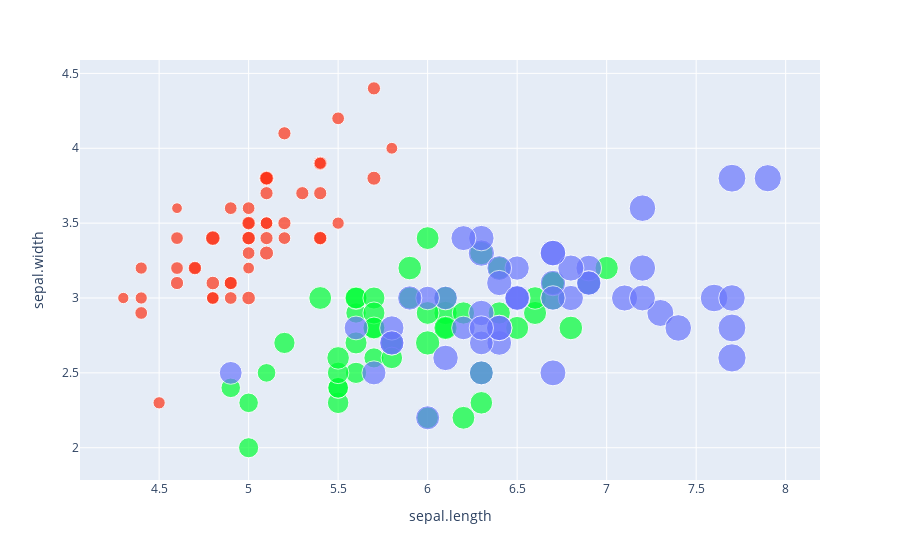
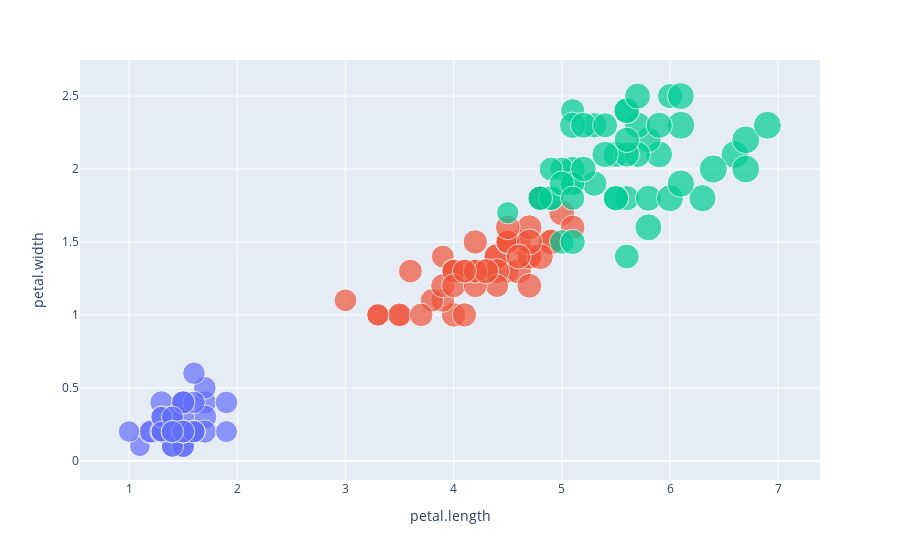
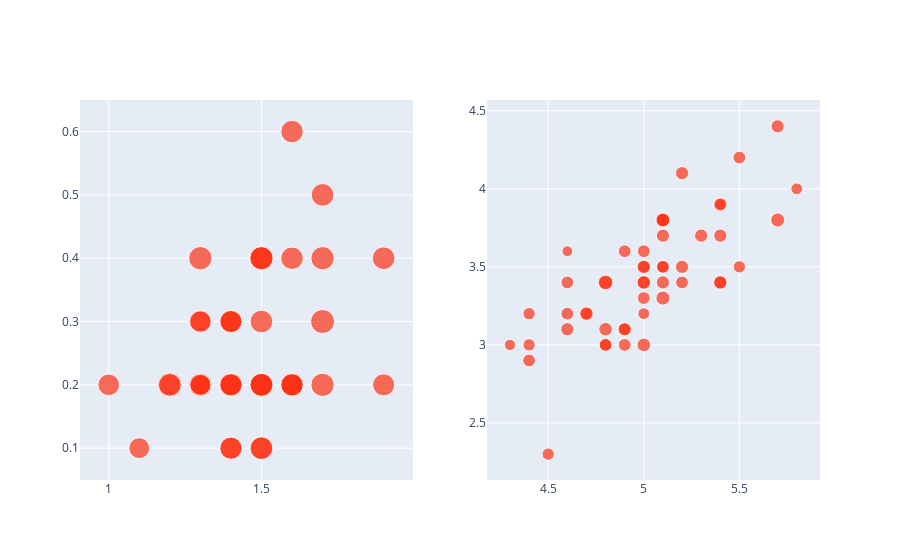

Notebook code cell kept with these figures, in order:
### Code cell
# %%
import plotly.io as pio
import pandas as pd
from plotly.subplots import make_subplots
import webbrowser
import pandas as pd
from plotly.subplots import make_subplots
import webbrowser
import plotly.express as px
import plotly.graph_objects as go
df = pd.read_csv('iris.csv')
df
# %%

# Create the first scatter plot
fig1 = px.scatter(df, x='sepal.length', y='sepal.width',
                  color='variety', size='petal.length', hover_data=['petal.width'],
                  # Change palette t
                  color_discrete_sequence=px.colors.qualitative.Light24,
                )
fig1.update_layout(showlegend=False)


# Create the second scatter plot
fig2 = px.scatter(df, x='petal.length', y='petal.width',
                  color='variety', size='sepal.length',
                  hover_data=['sepal.width'],
                  
                  )
fig2.update_layout(showlegend=False)
fig1.show()
fig2.show()
# %%

# Create a subplot with 1 row and 2 columns
fig3 = make_subplots(rows=1, cols=2,)
fig4 = px.scatter(df, x='sepal.length', y='sepal.width',
                  color='variety', size='petal.length',
                  hover_data=['petal.width'],
                  color_discrete_sequence=px.colors.qualitative.Light24,
                  )

# Create the second scatter plot
fig5 = px.scatter(df, x='petal.length', y='petal.width',
                  color='variety', size='sepal.length',
                  color_discrete_sequence=px.colors.qualitative.Light24,
                  hover_data=['sepal.width'],
                  )

# Add the first scatter plot to the subplot
fig3.add_trace(go.Scatter(fig5.data[0]), row=1, col=1)

# Add the second scatter plot to the subplot
fig3.add_trace(go.Scatter(fig4.data[0]), row=1, col=2)
fig3.update_layout(showlegend=False)

# Show the combined figure
fig3.show(legend=False)

# %%
fig4 = px.scatter_3d(df, x='sepal.length', y='sepal.width', z='petal.length',
                     size='petal.length', color="variety", hover_data=['petal.width'])
fig4

# Write the frame to an HTML file
pio.write_html(fig1, file='frame1.html', auto_open=False)
pio.write_html(fig2, file='frame2.html', auto_open=False)
pio.write_html(fig3, file='frame3.html', auto_open=False)
pio.write_html(fig4, file='frame4.html', auto_open=False)
# Open the frames.html file in the default web browser
webbrowser.get('safari').open('frames.html')

### Figure 1 — Plotly figure (JSON) as saved in the notebook; plotly's stock layout.template omitted (floating-point values rounded to 4 significant figures)
{"data": [{"customdata": [[0.2], [0.2], [0.2], [0.2], [0.2], [0.4], [0.3], [0.2], [0.2], [0.1], [0.2], [0.2], [0.1], [0.1], [0.2], [0.4], [0.4], [0.3], [0.3], [0.3], [0.2], [0.4], [0.2], [0.5], [0.2], [0.2], [0.4], [0.2], [0.2], [0.2], [0.2], [0.4], [0.1], [0.2], [0.2], [0.2], [0.2], [0.1], [0.2], [0.2], [0.3], [0.3], [0.2], [0.6], [0.4], [0.3], [0.2], [0.2], [0.2], [0.2]], "hovertemplate": "variety=Setosa<br>sepal.length=%{x}<br>sepal.width=%{y}<br>petal.length=%{marker.size}<br>petal.width=%{customdata[0]}<extra></extra>", "legendgroup": "Setosa", "marker": {"color": "#FD3216", "size": [1.4, 1.4, 1.3, 1.5, 1.4, 1.7, 1.4, 1.5, 1.4, 1.5, 1.5, 1.6, 1.4, 1.1, 1.2, 1.5, 1.3, 1.4, 1.7, 1.5, 1.7, 1.5, 1, 1.7, 1.9, 1.6, 1.6, 1.5, 1.4, 1.6, 1.6, 1.5, 1.5, 1.4, 1.5, 1.2, 1.3, 1.4, 1.3, 1.5, 1.3, 1.3, 1.3, 1.6, 1.9, 1.4, 1.6, 1.4, 1.5, 1.4], "sizemode": "area", "sizeref": 0.01725, "symbol": "circle"}, "mode": "markers", "name": "Setosa", "orientation": "v", "showlegend": true, "type": "scatter", "x": [5.1, 4.9, 4.7, 4.6, 5, 5.4, 4.6, 5, 4.4, 4.9, 5.4, 4.8, 4.8, 4.3, 5.8, 5.7, 5.4, 5.1, 5.7, 5.1, 5.4, 5.1, 4.6, 5.1, 4.8, 5, 5, 5.2, 5.2, 4.7, 4.8, 5.4, 5.2, 5.5, 4.9, 5, 5.5, 4.9, 4.4, 5.1, 5, 4.5, 4.4, 5, 5.1, 4.8, 5.1, 4.6, 5.3, 5], "xaxis": "x", "y": [3.5, 3, 3.2, 3.1, 3.6, 3.9, 3.4, 3.4, 2.9, 3.1, 3.7, 3.4, 3, 3, 4, 4.4, 3.9, 3.5, 3.8, 3.8, 3.4, 3.7, 3.6, 3.3, 3.4, 3, 3.4, 3.5, 3.4, 3.2, 3.1, 3.4, 4.1, 4.2, 3.1, 3.2, 3.5, 3.6, 3, 3.4, 3.5, 2.3, 3.2, 3.5, 3.8, 3, 3.8, 3.2, 3.7, 3.3], "yaxis": "y"}, {"customdata": [[1.4], [1.5], [1.5], [1.3], [1.5], [1.3], [1.6], [1], [1.3], [1.4], [1], [1.5], [1], [1.4], [1.3], [1.4], [1.5], [1], [1.5], [1.1], [1.8], [1.3], [1.5], [1.2], [1.3], [1.4], [1.4], [1.7], [1.5], [1], [1.1], [1], [1.2], [1.6], [1.5], [1.6], [1.5], [1.3], [1.3], [1.3], [1.2], [1.4], [1.2], [1], [1.3], [1.2], [1.3], [1.3], [1.1], [1.3]], "hovertemplate": "variety=Versicolor<br>sepal.length=%{x}<br>sepal.width=%{y}<br>petal.length=%{marker.size}<br>petal.width=%{customdata[0]}<extra></extra>", "legendgroup": "Versicolor", "marker": {"color": "#00FE35", "size": [4.7, 4.5, 4.9, 4, 4.6, 4.5, 4.7, 3.3, 4.6, 3.9, 3.5, 4.2, 4, 4.7, 3.6, 4.4, 4.5, 4.1, 4.5, 3.9, 4.8, 4, 4.9, 4.7, 4.3, 4.4, 4.8, 5, 4.5, 3.5, 3.8, 3.7, 3.9, 5.1, 4.5, 4.5, 4.7, 4.4, 4.1, 4, 4.4, 4.6, 4, 3.3, 4.2, 4.2, 4.2, 4.3, 3, 4.1], "sizemode": "area", "sizeref": 0.01725, "symbol": "circle"}, "mode": "markers", "name": "Versicolor", "orientation": "v", "showlegend": true, "type": "scatter", "x": [7, 6.4, 6.9, 5.5, 6.5, 5.7, 6.3, 4.9, 6.6, 5.2, 5, 5.9, 6, 6.1, 5.6, 6.7, 5.6, 5.8, 6.2, 5.6, 5.9, 6.1, 6.3, 6.1, 6.4, 6.6, 6.8, 6.7, 6, 5.7, 5.5, 5.5, 5.8, 6, 5.4, 6, 6.7, 6.3, 5.6, 5.5, 5.5, 6.1, 5.8, 5, 5.6, 5.7, 5.7, 6.2, 5.1, 5.7], "xaxis": "x", "y": [3.2, 3.2, 3.1, 2.3, 2.8, 2.8, 3.3, 2.4, 2.9, 2.7, 2, 3, 2.2, 2.9, 2.9, 3.1, 3, 2.7, 2.2, 2.5, 3.2, 2.8, 2.5, 2.8, 2.9, 3, 2.8, 3, 2.9, 2.6, 2.4, 2.4, 2.7, 2.7, 3, 3.4, 3.1, 2.3, 3, 2.5, 2.6, 3, 2.6, 2.3, 2.7, 3, 2.9, 2.9, 2.5, 2.8], "yaxis": "y"}, {"customdata": [[2.5], [1.9], [2.1], [1.8], [2.2], [2.1], [1.7], [1.8], [1.8], [2.5], [2], [1.9], [2.1], [2], [2.4], [2.3], [1.8], [2.2], [2.3], [1.5], [2.3], [2], [2], [1.8], [2.1], [1.8], [1.8], [1.8], [2.1], [1.6], [1.9], [2], [2.2], [1.5], [1.4], [2.3], [2.4], [1.8], [1.8], [2.1], [2.4], [2.3], [1.9], [2.3], [2.5], [2.3], [1.9], [2], [2.3], [1.8]], "hovertemplate": "variety=Virginica<br>sepal.length=%{x}<br>sepal.width=%{y}<br>petal.length=%{marker.size}<br>petal.width=%{customdata[0]}<extra></extra>", "legendgroup": "Virginica", "marker": {"color": "#6A76FC", "size": [6, 5.1, 5.9, 5.6, 5.8, 6.6, 4.5, 6.3, 5.8, 6.1, 5.1, 5.3, 5.5, 5, 5.1, 5.3, 5.5, 6.7, 6.9, 5, 5.7, 4.9, 6.7, 4.9, 5.7, 6, 4.8, 4.9, 5.6, 5.8, 6.1, 6.4, 5.6, 5.1, 5.6, 6.1, 5.6, 5.5, 4.8, 5.4, 5.6, 5.1, 5.1, 5.9, 5.7, 5.2, 5, 5.2, 5.4, 5.1], "sizemode": "area", "sizeref": 0.01725, "symbol": "circle"}, "mode": "markers", "name": "Virginica", "orientation": "v", "showlegend": true, "type": "scatter", "x": [6.3, 5.8, 7.1, 6.3, 6.5, 7.6, 4.9, 7.3, 6.7, 7.2, 6.5, 6.4, 6.8, 5.7, 5.8, 6.4, 6.5, 7.7, 7.7, 6, 6.9, 5.6, 7.7, 6.3, 6.7, 7.2, 6.2, 6.1, 6.4, 7.2, 7.4, 7.9, 6.4, 6.3, 6.1, 7.7, 6.3, 6.4, 6, 6.9, 6.7, 6.9, 5.8, 6.8, 6.7, 6.7, 6.3, 6.5, 6.2, 5.9], "xaxis": "x", "y": [3.3, 2.7, 3, 2.9, 3, 3, 2.5, 2.9, 2.5, 3.6, 3.2, 2.7, 3, 2.5, 2.8, 3.2, 3, 3.8, 2.6, 2.2, 3.2, 2.8, 2.8, 2.7, 3.3, 3.2, 2.8, 3, 2.8, 3, 2.8, 3.8, 2.8, 2.8, 2.6, 3, 3.4, 3.1, 3, 3.1, 3.1, 3.1, 2.7, 3.2, 3.3, 3, 2.5, 3, 3.4, 3], "yaxis": "y"}], "layout": {"legend": {"itemsizing": "constant", "title": {"text": "variety"}, "tracegroupgap": 0}, "margin": {"t": 60}, "showlegend": false, "xaxis": {"anchor": "y", "domain": [0, 1], "title": {"text": "sepal.length"}}, "yaxis": {"anchor": "x", "domain": [0, 1], "title": {"text": "sepal.width"}}}}

### Figure 2 — Plotly figure (JSON) as saved in the notebook; plotly's stock layout.template omitted (floating-point values rounded to 4 significant figures)
{"data": [{"customdata": [[3.5], [3], [3.2], [3.1], [3.6], [3.9], [3.4], [3.4], [2.9], [3.1], [3.7], [3.4], [3], [3], [4], [4.4], [3.9], [3.5], [3.8], [3.8], [3.4], [3.7], [3.6], [3.3], [3.4], [3], [3.4], [3.5], [3.4], [3.2], [3.1], [3.4], [4.1], [4.2], [3.1], [3.2], [3.5], [3.6], [3], [3.4], [3.5], [2.3], [3.2], [3.5], [3.8], [3], [3.8], [3.2], [3.7], [3.3]], "hovertemplate": "variety=Setosa<br>petal.length=%{x}<br>petal.width=%{y}<br>sepal.length=%{marker.size}<br>sepal.width=%{customdata[0]}<extra></extra>", "legendgroup": "Setosa", "marker": {"color": "#636efa", "size": [5.1, 4.9, 4.7, 4.6, 5, 5.4, 4.6, 5, 4.4, 4.9, 5.4, 4.8, 4.8, 4.3, 5.8, 5.7, 5.4, 5.1, 5.7, 5.1, 5.4, 5.1, 4.6, 5.1, 4.8, 5, 5, 5.2, 5.2, 4.7, 4.8, 5.4, 5.2, 5.5, 4.9, 5, 5.5, 4.9, 4.4, 5.1, 5, 4.5, 4.4, 5, 5.1, 4.8, 5.1, 4.6, 5.3, 5], "sizemode": "area", "sizeref": 0.01975, "symbol": "circle"}, "mode": "markers", "name": "Setosa", "orientation": "v", "showlegend": true, "type": "scatter", "x": [1.4, 1.4, 1.3, 1.5, 1.4, 1.7, 1.4, 1.5, 1.4, 1.5, 1.5, 1.6, 1.4, 1.1, 1.2, 1.5, 1.3, 1.4, 1.7, 1.5, 1.7, 1.5, 1, 1.7, 1.9, 1.6, 1.6, 1.5, 1.4, 1.6, 1.6, 1.5, 1.5, 1.4, 1.5, 1.2, 1.3, 1.4, 1.3, 1.5, 1.3, 1.3, 1.3, 1.6, 1.9, 1.4, 1.6, 1.4, 1.5, 1.4], "xaxis": "x", "y": [0.2, 0.2, 0.2, 0.2, 0.2, 0.4, 0.3, 0.2, 0.2, 0.1, 0.2, 0.2, 0.1, 0.1, 0.2, 0.4, 0.4, 0.3, 0.3, 0.3, 0.2, 0.4, 0.2, 0.5, 0.2, 0.2, 0.4, 0.2, 0.2, 0.2, 0.2, 0.4, 0.1, 0.2, 0.2, 0.2, 0.2, 0.1, 0.2, 0.2, 0.3, 0.3, 0.2, 0.6, 0.4, 0.3, 0.2, 0.2, 0.2, 0.2], "yaxis": "y"}, {"customdata": [[3.2], [3.2], [3.1], [2.3], [2.8], [2.8], [3.3], [2.4], [2.9], [2.7], [2], [3], [2.2], [2.9], [2.9], [3.1], [3], [2.7], [2.2], [2.5], [3.2], [2.8], [2.5], [2.8], [2.9], [3], [2.8], [3], [2.9], [2.6], [2.4], [2.4], [2.7], [2.7], [3], [3.4], [3.1], [2.3], [3], [2.5], [2.6], [3], [2.6], [2.3], [2.7], [3], [2.9], [2.9], [2.5], [2.8]], "hovertemplate": "variety=Versicolor<br>petal.length=%{x}<br>petal.width=%{y}<br>sepal.length=%{marker.size}<br>sepal.width=%{customdata[0]}<extra></extra>", "legendgroup": "Versicolor", "marker": {"color": "#EF553B", "size": [7, 6.4, 6.9, 5.5, 6.5, 5.7, 6.3, 4.9, 6.6, 5.2, 5, 5.9, 6, 6.1, 5.6, 6.7, 5.6, 5.8, 6.2, 5.6, 5.9, 6.1, 6.3, 6.1, 6.4, 6.6, 6.8, 6.7, 6, 5.7, 5.5, 5.5, 5.8, 6, 5.4, 6, 6.7, 6.3, 5.6, 5.5, 5.5, 6.1, 5.8, 5, 5.6, 5.7, 5.7, 6.2, 5.1, 5.7], "sizemode": "area", "sizeref": 0.01975, "symbol": "circle"}, "mode": "markers", "name": "Versicolor", "orientation": "v", "showlegend": true, "type": "scatter", "x": [4.7, 4.5, 4.9, 4, 4.6, 4.5, 4.7, 3.3, 4.6, 3.9, 3.5, 4.2, 4, 4.7, 3.6, 4.4, 4.5, 4.1, 4.5, 3.9, 4.8, 4, 4.9, 4.7, 4.3, 4.4, 4.8, 5, 4.5, 3.5, 3.8, 3.7, 3.9, 5.1, 4.5, 4.5, 4.7, 4.4, 4.1, 4, 4.4, 4.6, 4, 3.3, 4.2, 4.2, 4.2, 4.3, 3, 4.1], "xaxis": "x", "y": [1.4, 1.5, 1.5, 1.3, 1.5, 1.3, 1.6, 1, 1.3, 1.4, 1, 1.5, 1, 1.4, 1.3, 1.4, 1.5, 1, 1.5, 1.1, 1.8, 1.3, 1.5, 1.2, 1.3, 1.4, 1.4, 1.7, 1.5, 1, 1.1, 1, 1.2, 1.6, 1.5, 1.6, 1.5, 1.3, 1.3, 1.3, 1.2, 1.4, 1.2, 1, 1.3, 1.2, 1.3, 1.3, 1.1, 1.3], "yaxis": "y"}, {"customdata": [[3.3], [2.7], [3], [2.9], [3], [3], [2.5], [2.9], [2.5], [3.6], [3.2], [2.7], [3], [2.5], [2.8], [3.2], [3], [3.8], [2.6], [2.2], [3.2], [2.8], [2.8], [2.7], [3.3], [3.2], [2.8], [3], [2.8], [3], [2.8], [3.8], [2.8], [2.8], [2.6], [3], [3.4], [3.1], [3], [3.1], [3.1], [3.1], [2.7], [3.2], [3.3], [3], [2.5], [3], [3.4], [3]], "hovertemplate": "variety=Virginica<br>petal.length=%{x}<br>petal.width=%{y}<br>sepal.length=%{marker.size}<br>sepal.width=%{customdata[0]}<extra></extra>", "legendgroup": "Virginica", "marker": {"color": "#00cc96", "size": [6.3, 5.8, 7.1, 6.3, 6.5, 7.6, 4.9, 7.3, 6.7, 7.2, 6.5, 6.4, 6.8, 5.7, 5.8, 6.4, 6.5, 7.7, 7.7, 6, 6.9, 5.6, 7.7, 6.3, 6.7, 7.2, 6.2, 6.1, 6.4, 7.2, 7.4, 7.9, 6.4, 6.3, 6.1, 7.7, 6.3, 6.4, 6, 6.9, 6.7, 6.9, 5.8, 6.8, 6.7, 6.7, 6.3, 6.5, 6.2, 5.9], "sizemode": "area", "sizeref": 0.01975, "symbol": "circle"}, "mode": "markers", "name": "Virginica", "orientation": "v", "showlegend": true, "type": "scatter", "x": [6, 5.1, 5.9, 5.6, 5.8, 6.6, 4.5, 6.3, 5.8, 6.1, 5.1, 5.3, 5.5, 5, 5.1, 5.3, 5.5, 6.7, 6.9, 5, 5.7, 4.9, 6.7, 4.9, 5.7, 6, 4.8, 4.9, 5.6, 5.8, 6.1, 6.4, 5.6, 5.1, 5.6, 6.1, 5.6, 5.5, 4.8, 5.4, 5.6, 5.1, 5.1, 5.9, 5.7, 5.2, 5, 5.2, 5.4, 5.1], "xaxis": "x", "y": [2.5, 1.9, 2.1, 1.8, 2.2, 2.1, 1.7, 1.8, 1.8, 2.5, 2, 1.9, 2.1, 2, 2.4, 2.3, 1.8, 2.2, 2.3, 1.5, 2.3, 2, 2, 1.8, 2.1, 1.8, 1.8, 1.8, 2.1, 1.6, 1.9, 2, 2.2, 1.5, 1.4, 2.3, 2.4, 1.8, 1.8, 2.1, 2.4, 2.3, 1.9, 2.3, 2.5, 2.3, 1.9, 2, 2.3, 1.8], "yaxis": "y"}], "layout": {"legend": {"itemsizing": "constant", "title": {"text": "variety"}, "tracegroupgap": 0}, "margin": {"t": 60}, "showlegend": false, "xaxis": {"anchor": "y", "domain": [0, 1], "title": {"text": "petal.length"}}, "yaxis": {"anchor": "x", "domain": [0, 1], "title": {"text": "petal.width"}}}}

### Figure 3 — Plotly figure (JSON) as saved in the notebook; plotly's stock layout.template omitted (floating-point values rounded to 4 significant figures)
{"data": [{"customdata": [[3.5], [3], [3.2], [3.1], [3.6], [3.9], [3.4], [3.4], [2.9], [3.1], [3.7], [3.4], [3], [3], [4], [4.4], [3.9], [3.5], [3.8], [3.8], [3.4], [3.7], [3.6], [3.3], [3.4], [3], [3.4], [3.5], [3.4], [3.2], [3.1], [3.4], [4.1], [4.2], [3.1], [3.2], [3.5], [3.6], [3], [3.4], [3.5], [2.3], [3.2], [3.5], [3.8], [3], [3.8], [3.2], [3.7], [3.3]], "hovertemplate": "variety=Setosa<br>petal.length=%{x}<br>petal.width=%{y}<br>sepal.length=%{marker.size}<br>sepal.width=%{customdata[0]}<extra></extra>", "legendgroup": "Setosa", "marker": {"color": "#FD3216", "size": [5.1, 4.9, 4.7, 4.6, 5, 5.4, 4.6, 5, 4.4, 4.9, 5.4, 4.8, 4.8, 4.3, 5.8, 5.7, 5.4, 5.1, 5.7, 5.1, 5.4, 5.1, 4.6, 5.1, 4.8, 5, 5, 5.2, 5.2, 4.7, 4.8, 5.4, 5.2, 5.5, 4.9, 5, 5.5, 4.9, 4.4, 5.1, 5, 4.5, 4.4, 5, 5.1, 4.8, 5.1, 4.6, 5.3, 5], "sizemode": "area", "sizeref": 0.01975, "symbol": "circle"}, "mode": "markers", "name": "Setosa", "orientation": "v", "showlegend": true, "type": "scatter", "x": [1.4, 1.4, 1.3, 1.5, 1.4, 1.7, 1.4, 1.5, 1.4, 1.5, 1.5, 1.6, 1.4, 1.1, 1.2, 1.5, 1.3, 1.4, 1.7, 1.5, 1.7, 1.5, 1, 1.7, 1.9, 1.6, 1.6, 1.5, 1.4, 1.6, 1.6, 1.5, 1.5, 1.4, 1.5, 1.2, 1.3, 1.4, 1.3, 1.5, 1.3, 1.3, 1.3, 1.6, 1.9, 1.4, 1.6, 1.4, 1.5, 1.4], "xaxis": "x", "y": [0.2, 0.2, 0.2, 0.2, 0.2, 0.4, 0.3, 0.2, 0.2, 0.1, 0.2, 0.2, 0.1, 0.1, 0.2, 0.4, 0.4, 0.3, 0.3, 0.3, 0.2, 0.4, 0.2, 0.5, 0.2, 0.2, 0.4, 0.2, 0.2, 0.2, 0.2, 0.4, 0.1, 0.2, 0.2, 0.2, 0.2, 0.1, 0.2, 0.2, 0.3, 0.3, 0.2, 0.6, 0.4, 0.3, 0.2, 0.2, 0.2, 0.2], "yaxis": "y"}, {"customdata": [[0.2], [0.2], [0.2], [0.2], [0.2], [0.4], [0.3], [0.2], [0.2], [0.1], [0.2], [0.2], [0.1], [0.1], [0.2], [0.4], [0.4], [0.3], [0.3], [0.3], [0.2], [0.4], [0.2], [0.5], [0.2], [0.2], [0.4], [0.2], [0.2], [0.2], [0.2], [0.4], [0.1], [0.2], [0.2], [0.2], [0.2], [0.1], [0.2], [0.2], [0.3], [0.3], [0.2], [0.6], [0.4], [0.3], [0.2], [0.2], [0.2], [0.2]], "hovertemplate": "variety=Setosa<br>sepal.length=%{x}<br>sepal.width=%{y}<br>petal.length=%{marker.size}<br>petal.width=%{customdata[0]}<extra></extra>", "legendgroup": "Setosa", "marker": {"color": "#FD3216", "size": [1.4, 1.4, 1.3, 1.5, 1.4, 1.7, 1.4, 1.5, 1.4, 1.5, 1.5, 1.6, 1.4, 1.1, 1.2, 1.5, 1.3, 1.4, 1.7, 1.5, 1.7, 1.5, 1, 1.7, 1.9, 1.6, 1.6, 1.5, 1.4, 1.6, 1.6, 1.5, 1.5, 1.4, 1.5, 1.2, 1.3, 1.4, 1.3, 1.5, 1.3, 1.3, 1.3, 1.6, 1.9, 1.4, 1.6, 1.4, 1.5, 1.4], "sizemode": "area", "sizeref": 0.01725, "symbol": "circle"}, "mode": "markers", "name": "Setosa", "orientation": "v", "showlegend": true, "type": "scatter", "x": [5.1, 4.9, 4.7, 4.6, 5, 5.4, 4.6, 5, 4.4, 4.9, 5.4, 4.8, 4.8, 4.3, 5.8, 5.7, 5.4, 5.1, 5.7, 5.1, 5.4, 5.1, 4.6, 5.1, 4.8, 5, 5, 5.2, 5.2, 4.7, 4.8, 5.4, 5.2, 5.5, 4.9, 5, 5.5, 4.9, 4.4, 5.1, 5, 4.5, 4.4, 5, 5.1, 4.8, 5.1, 4.6, 5.3, 5], "xaxis": "x2", "y": [3.5, 3, 3.2, 3.1, 3.6, 3.9, 3.4, 3.4, 2.9, 3.1, 3.7, 3.4, 3, 3, 4, 4.4, 3.9, 3.5, 3.8, 3.8, 3.4, 3.7, 3.6, 3.3, 3.4, 3, 3.4, 3.5, 3.4, 3.2, 3.1, 3.4, 4.1, 4.2, 3.1, 3.2, 3.5, 3.6, 3, 3.4, 3.5, 2.3, 3.2, 3.5, 3.8, 3, 3.8, 3.2, 3.7, 3.3], "yaxis": "y2"}], "layout": {"showlegend": false, "xaxis": {"anchor": "y", "domain": [0, 0.45]}, "xaxis2": {"anchor": "y2", "domain": [0.55, 1]}, "yaxis": {"anchor": "x", "domain": [0, 1]}, "yaxis2": {"anchor": "x2", "domain": [0, 1]}}}
